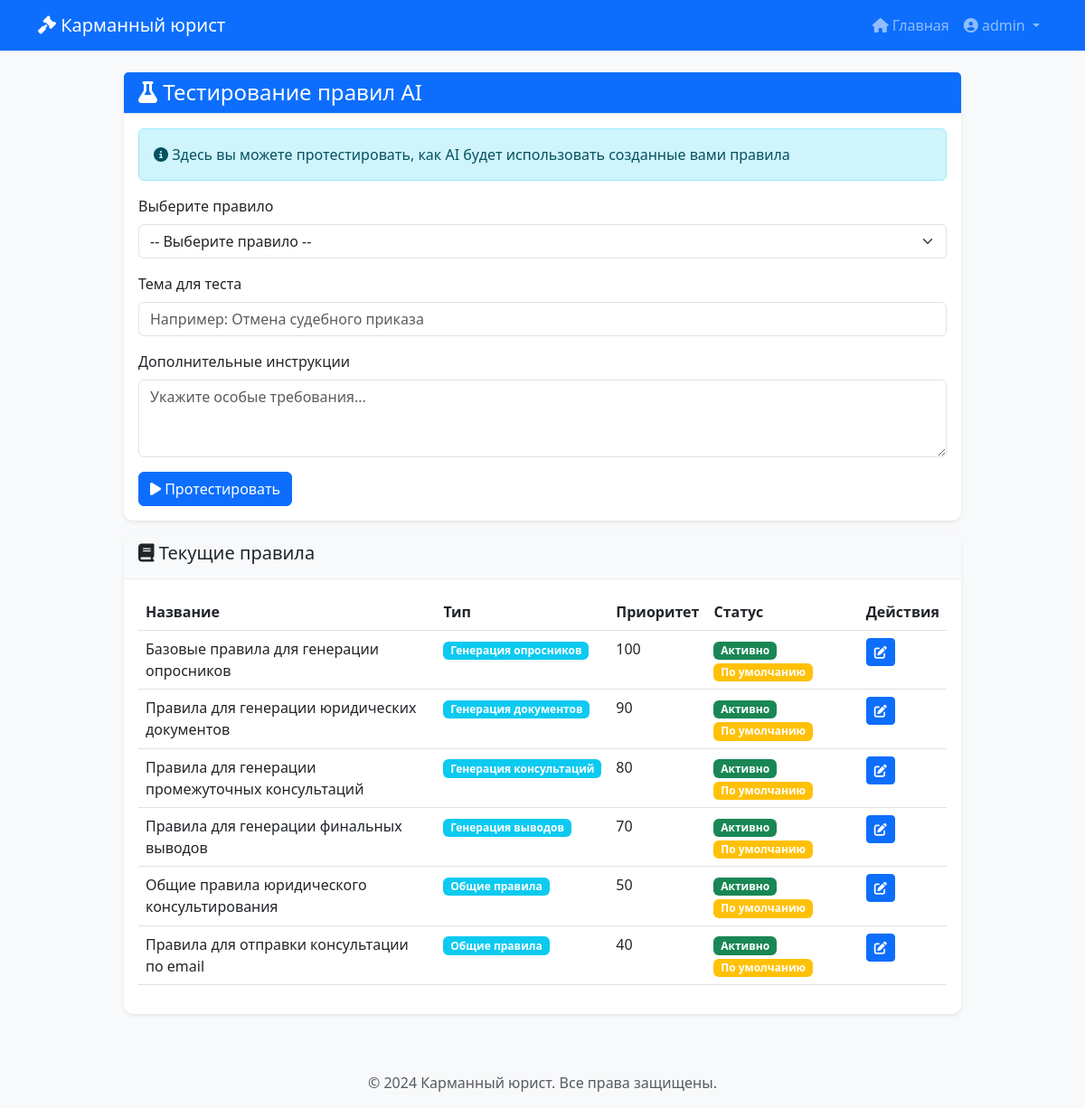
/admin-test-rules/ (signed in), run on the app's committed database.
### core/models.py (models this page shows, shortened)
class AIRules(models.Model):
    RULE_TYPES = [
        ('questionnaire', 'Генерация опросников'),
        ('consultation', 'Генерация консультаций'),
        ('document', 'Генерация документов'),
        ('conclusion', 'Генерация выводов'),
        ('general', 'Общие правила'),
    ]
    name = models.CharField('Название правила', max_length=200)
    rule_type = models.CharField('Тип правила', max_length=20, choices=RULE_TYPES, default='general')
    description = models.TextField('Описание', blank=True)
    rules_text = models.TextField(
        'Свод правил',
        help_text='Инструкция для AI. Используйте {{ topic }}, {{ category }} для подстановки'
    )
    prompt_template = models.TextField(
        'Шаблон промпта',
        help_text='Шаблон запроса к AI. Используйте {{ rules }} для вставки правил, {{ topic }} для темы',
        blank=True
    )
    examples = models.JSONField(
        'Примеры',
        default=list,
        help_text='Примеры для обучения AI (few-shot)',
        blank=True
    )
    variables = models.JSONField('Переменные', default=list, blank=True)
    priority = models.IntegerField('Приоритет', default=0)
    is_active = models.BooleanField('Активно', default=True)
    is_default = models.BooleanField('По умолчанию', default=False)
    created_at = models.DateTimeField('Дата создания', auto_now_add=True)
    updated_at = models.DateTimeField('Дата обновления', auto_now=True)
    class Meta:
        verbose_name = 'Правило для AI'
        verbose_name_plural = 'Правила для AI'
        ordering = ['-priority', 'name']

### core/views.py (the view)
# urls.py: path('admin-test-rules/', views.admin_test_rules, name='admin_test_rules'),
@login_required
def admin_test_rules(request):
    if not request.user.is_staff:
        return redirect('core:admin_login')
    rules = AIRules.objects.filter(is_active=True)
    return render(request, 'admin/test_rules.html', {'rules': rules})

### core/templates/admin/test_rules.html (shortened to what this page needs)
{% extends 'base.html' %}
{% load static %}
{% block content %}
<div class="container mt-4">
    <div class="row justify-content-center">
        <div class="col-lg-10">
            <div class="card shadow-sm">
                <div class="card-header bg-primary text-white">
                    <h4 class="mb-0"><i class="fas fa-flask"></i> Тестирование правил AI</h4>
                </div>
                <div class="card-body">
                    <div class="alert alert-info">
                        <i class="fas fa-info-circle"></i>
                        Здесь вы можете протестировать, как AI будет использовать созданные вами правила
                    </div>
                    <form id="testRulesForm">
                        <div class="mb-3">
                            <label class="form-label">Выберите правило</label>
                            <select id="ruleSelect" class="form-select">
                                <option value="">-- Выберите правило --</option>
                            </select>
                        </div>
                        <div class="mb-3">
                            <label class="form-label">Тема для теста</label>
                            <input type="text" id="testTopic" class="form-control"
                                   placeholder="Например: Отмена судебного приказа">
                        </div>
                        <div class="mb-3">
                            <label class="form-label">Дополнительные инструкции</label>
                            <textarea id="testInstructions" class="form-control" rows="3"
                                      placeholder="Укажите особые требования..."></textarea>
                        </div>
                        <button type="submit" class="btn btn-primary">
                            <i class="fas fa-play"></i> Протестировать
                        </button>
                    </form>
                </div>
            </div>
            <div class="card mt-3">
                <div class="card-header">
                    <h5><i class="fas fa-book"></i> Текущие правила</h5>
                </div>
                <div class="card-body">
                    <div class="table-responsive">
                        <table class="table table-hover">
                            <thead>
                                <tr>
                                    <th>Название</th>
                                    <th>Тип</th>
                                    <th>Приоритет</th>
                                    <th>Статус</th>
                                    <th>Действия</th>
                                </tr>
                            </thead>
                            <tbody>
                                {% for rule in rules %}
                                <tr>
                                    <td>{{ rule.name }}</td>
                                    <td><span class="badge bg-info">{{ rule.get_rule_type_display }}</span></td>
                                    <td>{{ rule.priority }}</td>
                                    <td>
                                        {% if rule.is_active %}
                                        <span class="badge bg-success">Активно</span>
                                        {% else %}
                                        <span class="badge bg-danger">Неактивно</span>
                                        {% endif %}
                                        {% if rule.is_default %}
                                        <span class="badge bg-warning">По умолчанию</span>
                                        {% endif %}
                                    </td>
                                    <td>
                                        <a href="/admin/core/airules/{{ rule.id }}/change/" class="btn btn-sm btn-primary">
                                            <i class="fas fa-edit"></i>
                                        </a>
                                    </td>
                                </tr>
                                {% empty %}
                                <tr>
                                    <td colspan="5" class="text-center text-muted">Нет созданных правил</td>
                                </tr>
                                {% endfor %}
                            </tbody>
                        </table>
                    </div>
                </div>
            </div>
        </div>
    </div>
</div>
{% endblock %}

### core/templates/base.html (shortened to what this page needs)
<!DOCTYPE html>
<html lang="ru">
<head>
    <link href="https://cdn.jsdelivr.net/npm/bootstrap@5.3.0/dist/css/bootstrap.min.css" rel="stylesheet">
    <link rel="stylesheet" href="https://cdnjs.cloudflare.com/ajax/libs/font-awesome/6.4.0/css/all.min.css">
    {% load static %}
    <link rel="stylesheet" href="{% static 'css/style.css' %}">
</head>
<body>
    <nav class="navbar navbar-expand-lg navbar-dark bg-primary">
        <div class="container">
            <a class="navbar-brand" href="{% url 'core:user_select_problem' %}">
                <i class="fas fa-gavel"></i> Карманный юрист
            </a>
            <div class="collapse navbar-collapse" id="navbarNav">
                <ul class="navbar-nav ms-auto">
                    <li class="nav-item">
                        <a class="nav-link" href="{% url 'core:user_select_problem' %}">
                            <i class="fas fa-home"></i> Главная
                        </a>
                    </li>
                    {% if user.is_authenticated %}
                        <li class="nav-item dropdown">
                            <a class="nav-link dropdown-toggle" href="#" id="userDropdown" role="button" data-bs-toggle="dropdown">
                                <i class="fas fa-user-circle"></i> {{ user.username }}
                            </a>
                        </li>
                    {% else %}
                        <li class="nav-item">
                            <a class="nav-link" href="{% url 'core:admin_login' %}">
                                <i class="fas fa-user-cog"></i> Админ
                            </a>
                        </li>
                    {% endif %}
                </ul>
            </div>
        </div>
    </nav>
    <main>
        {% block content %}{% endblock %}
    </main>
    <footer class="bg-light text-center text-muted py-3 mt-5">
        <div class="container">
            <p class="mb-0">&copy; 2024 Карманный юрист. Все права защищены.</p>
        </div>
    </footer>
</body>
</html>

### core/static/css/style.css (style rules this page uses)
body { font-family: 'Segoe UI', Tahoma, Geneva, Verdana, sans-serif; background-color: #f8f9fa; }
.card { box-shadow: 0 0.125rem 0.25rem rgba(0, 0, 0, 0.075); border: none; border-radius: 10px; }
.card-header { background-color: #f8f9fa; border-bottom: 1px solid #e9ecef; }

### data on the page
AIRules: name "Базовые правила для генерации опросников", rule_type "Генерация опросников", priority "100", is_active "Активно", is_default "По умолчанию"
AIRules: name "Правила для генерации юридических документов", rule_type "Генерация документов", priority "90", is_active "Активно", is_default "По умолчанию"
AIRules: name "Правила для генерации промежуточных консультаций", rule_type "Генерация консультаций", priority "80", is_active "Активно", is_default "По умолчанию"
AIRules: name "Правила для генерации финальных выводов", rule_type "Генерация выводов", priority "70", is_active "Активно", is_default "По умолчанию"
AIRules: name "Общие правила юридического консультирования", rule_type "Общие правила", priority "50", is_active "Активно", is_default "По умолчанию"
AIRules: name "Правила для отправки консультации по email", rule_type "Общие правила", priority "40", is_active "Активно", is_default "По умолчанию"

### other printed values
{{ user.username }} "admin"
